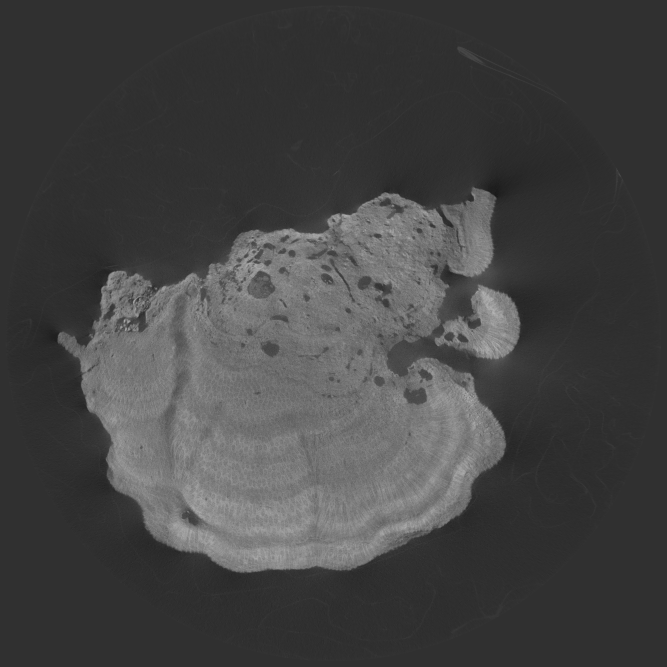
#> input picture image_denoised.jpg, 1999 x 2000 px, found by its file name (shown at 1/3 size)
$ python Gaussian_Mixture_Model.py
#> lines starting #> are read from the running program, lines starting #| are printed output that depends on the picture
import cv2
import numpy as np
from sklearn.mixture import GaussianMixture as GMM
import matplotlib.pyplot as plt

#load denosied image
image = cv2.imread('image_denoised.jpg')
#> image is the input picture: shape (2000, 1999, 3); min 19, max 191, mean 67.5
image = cv2.cvtColor(image, cv2.COLOR_BGR2GRAY)
#> image: shape (2000, 1999)
cv2.namedWindow('image', cv2.WINDOW_NORMAL)
cv2.resizeWindow('image', 600,600)
cv2.imshow('image', image)
# cv2.waitKey(0)

#reshape image
image2 = image.reshape((-1, 1))

#build the model
gmm_model = GMM(n_components=5, covariance_type = 'tied').fit(image2)
gmm_labels = gmm_model.predict(image2)

image3 = gmm_labels.reshape(image.shape[0], image.shape[1])
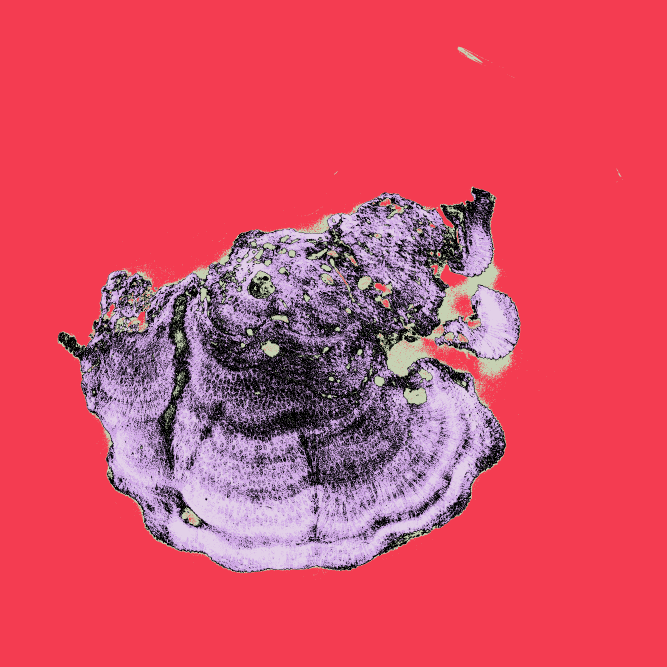
#> image3: shape (2000, 1999) int64 (shown at 1/3 size); 5 distinct labels, from 0 to 4; one colour per label, 0 black
image3 = np.uint8(image3)
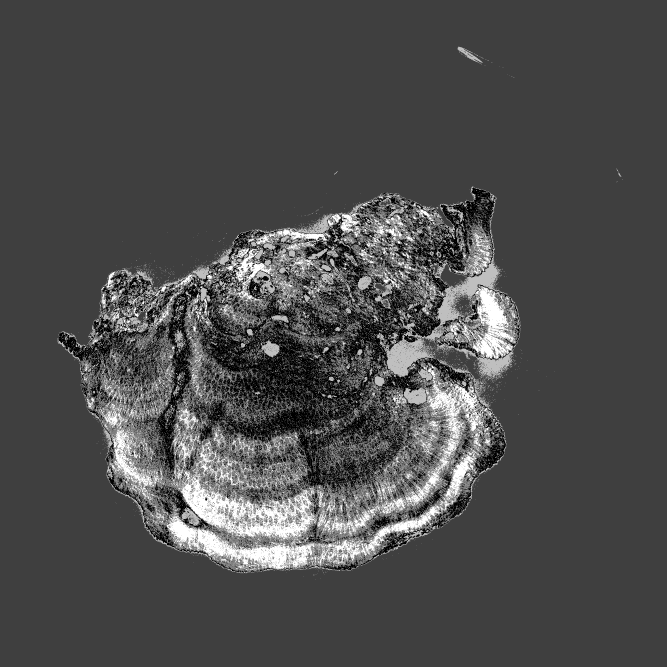
#> image3: shape (2000, 1999) (shown at 1/3 size); min 0, max 4, mean 1.21; drawn with min black and max white
image3[image3 == 0] = 0
image3[image3 == 1] = 255
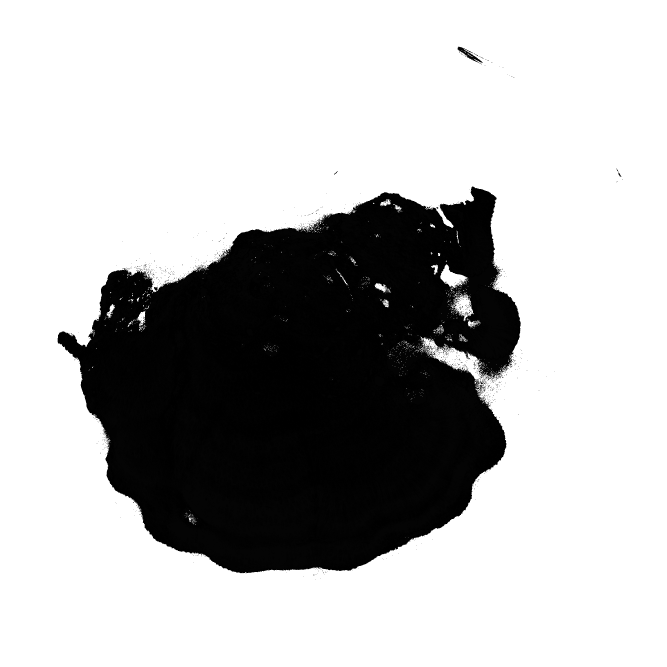
#> image3: shape (2000, 1999) (shown at 1/3 size); min 0, max 255, mean 184.6
cv2.namedWindow('converted', cv2.WINDOW_NORMAL)
cv2.resizeWindow('converted', 600,600)
cv2.imshow('converted', image3)
cv2.waitKey(0)

result=cv2.imwrite('GMM.png', image3)
